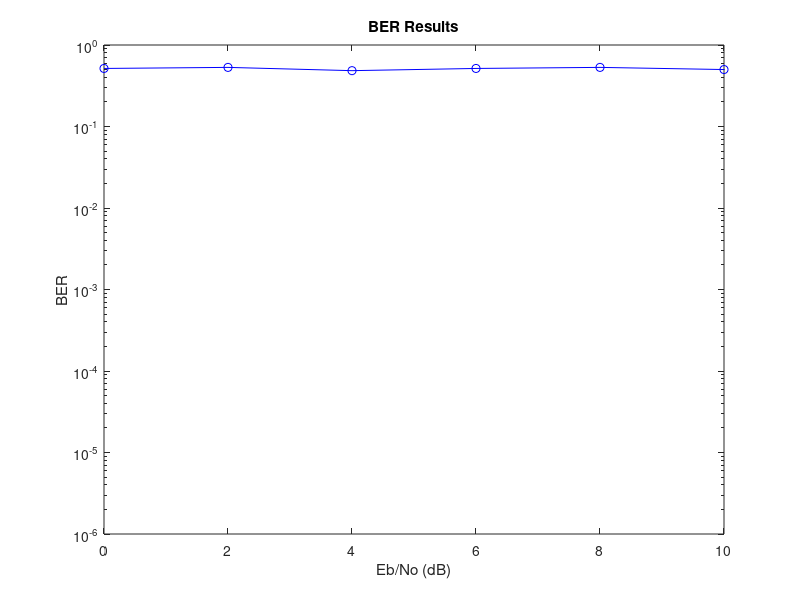

This chart was generated by the following MATLAB code:
% mPSK-16QAM modulation
% MATLAB R2018a

clc;
clear all;
close all;

m = 2; % PSK modulation 


m_PSK = [2 4 8 16];
modulation = 'PSK'; %The type of the modulation 'PSK' or '16-QAM'

%execute for all PSK modulations (2,4,8,16)

% for z = 1:length(m_PSK)
% m = m_PSK(z);   


Tb = 1;   
Eb = 1;
N = log2(m)*64; %number of bit in the input
bits = randi([0 1],1,N); %random 0s and 1s with equal probability 
Ts = Tb*log2(m); %period of symbols
Rs = 1/Ts; %Symbol Rate
OS = 1; %OVERSAMPLING rate
SNR_db = [0:2:12]; %SNR in db



%variance and SNRlinear for each SNRdb
for n=1:length(SNR_db)
    SNR(n) = 10.^(SNR_db(n)/10);
    variance(n) = 1/SNR(n);
    N0(n) = 2*variance(n);
end

%contellation look up tables
%lut(n) contains the complex number
%and lut_b(n) contains lut(n)'s 
%binary encoding
if modulation == 'PSK'
    if m == 2
        lut = [1 -1];
        lut_b = [1 ; 0];
    elseif m == 4
        lut = [1+1i -1+1i -1-1i 1-1i];
        dec = [0:1:m-1];
        lut_b = de2bi(dec,'left-msb');
    else
        %find the phase of the modulation
        %then create polar coordinates
        %convert them to cartesian and 
        %finally create mPSK constelation 
        phase = 2*pi/m;
        theta = [0:phase:2*pi];
        r = sqrt(Eb);
        [x1,y1] = pol2cart(theta,r);
        lut = [x1 + y1*1i];
        lut = lut(1:end-1);
        dec = [0:1:m-1];
        lut_b = de2bi(dec,'left-msb');

    end
 elseif modulation == 'QAM'
    m = 16;
    Ts = Tb*log2(m); 
    Rs = 1/Ts; 
    dec = [0:1:15];
    lut(1) = [-3*sqrt(Eb) + 3*sqrt(Eb)*1i]; 
    lut(2) = [-1*sqrt(Eb) + 3*sqrt(Eb)*1i];
    lut(3) = [-1*sqrt(Eb) + 1*sqrt(Eb)*1i];
    lut(4) = [-3*sqrt(Eb) + 1*sqrt(Eb)*1i];
    lut(5) = [1*sqrt(Eb) + 3*sqrt(Eb)*1i];
    lut(6) = [3*sqrt(Eb) + 3*sqrt(Eb)*1i];
    lut(7) = [3*sqrt(Eb) + 1*sqrt(Eb)*1i];
    lut(8) = [1*sqrt(Eb) + 1*sqrt(Eb)*1i];
    lut(9) = [1*sqrt(Eb) - 1*sqrt(Eb)*1i];
    lut(10) = [3*sqrt(Eb) - 1*sqrt(Eb)*1i];
    lut(11) = [3*sqrt(Eb) - 3*sqrt(Eb)*1i];
    lut(12) = [1*sqrt(Eb) - 3*sqrt(Eb)*1i];
    lut(13) = [-3*sqrt(Eb) - 1*sqrt(Eb)*1i];
    lut(14) = [-1*sqrt(Eb) - 1*sqrt(Eb)*1i];
    lut(15) = [-1*sqrt(Eb) - 3*sqrt(Eb)*1i];
    lut(16) = [-3*sqrt(Eb) - 3*sqrt(Eb)*1i];
    lut_b = de2bi(dec,'left-msb');
end


    
% %     change input depending on the
% %     number of bits by adding 0s to
% %     the end of input string
% %     example:we have 8PSK and
% %     input=01-> input=010
% %     R = rem(length(slot),log2(m));
% %     input = slot;
% %     if R~=0
% %         for n=R: log2(m)-1
% %             input = [input 0];
% %         end
% %     end

    %%%%%%%%%% SYMBOL ENCODER %%%%%%%%%%

    %find the group of 0s and 1s depending on the modulation
    symbols_b = [];
    for n=0: length(bits)/log2(m)-1
        symb = bits([n*log2(m)+1:(n+1)*log2(m)]); 
        symbols_b = [symbols_b ;symb];   
    end


    %create symbols in complex form
    X = [];
    for n =1: size(symbols_b,1)
        j = find(ismember(lut_b,symbols_b(n,:),'rows'));
        X = [X lut(j)];
    end

    
    
    %%%%%%%%%% IDFT %%%%%%%%%%
    X1 = fftshift(real(X));
    X2 = fftshift(imag(X));
    x1 = ifft(X1);
    x2 = ifft(X2);
    x = x1 + x2*1i;
    
        
    
    %%%%%%%%%% Tx FILTER %%%%%%%%%%

    Tx = ones(1,OS);%filter creation

    s1 = [];
    s2 = [];
    %convolution of bits(encoded) with Ts filter
    for(n=1:1:length(x))
        b = conv(real(x(n)),Tx);
        c = conv(imag(x(n)),Tx);
        s1 = [s1 b]; % real part samples
        s2 = [s2 c]; % imaginary part samples
    end
    
    x_n = s1 + s2*1i;%After Tx convolution

    %%%%%%%%%% Add cyclic prefix %%%%%%%%%%
    cp = 16;
    k = 0;
    for n=length(x_n)+1:1:length(x_n)+cp
        k = k+1;
        x_n(n) = x_n(k);
    end
    

    %%%%%%%%%% LTI %%%%%%%%%%
    h = [0.9 + 0.9*1i 0.6 + 0.6*1i 0.3 + 0.3*1i];   
    y0 = cconv(x_n,h);
    v = zeros(1,61);
    h = [h v];
    
    
    %%%%%%%%%% AWGN %%%%%%%%%%
   

    w = [];
    % %values of AWGN and after add it to the signal
    for n=1: length(variance)
        w(n,:) = sqrt(variance(n))*(randn(length(y0),1) + randn(length(y0),1)*1i);
        y(n,:) = y0 + w(n,:); 
    end
    
    %%remove cyclic prefix %%
    for n=1:length(variance)
        y1(n,1:64) = y(n,1:64);
    end
    
    %%%%%%%%%% DFT %%%%%%%%%%
    for n=1:length(variance)
        Y1(n,:) = fftshift(real(y1(n,:)));
        Y2(n,:) = fftshift(imag(y1(n,:)));
        Y1(n,:) = fft(Y1(n,:));
        Y2(n,:) = fft(Y2(n,:));
        Y(n,:) = Y1(n,:)+Y2(n,:)*1i;
    end
    
    %%%%%%%%%% Equalizer/Channel inversion %%%%%%%%%%
    H = fft(h);
    
    for n=1:length(variance)
        for k=1:length(H)
            Y0(n,k) = Y(n,k)/H(k);
        end
    end
    
    %%%%%%%%% Decision Device %%%%%%%%%%

    d_sampled = Y0;
    d = [];

    %for all the values of variance create d[n] the output of Decision device
    for n=1: length(variance)

        output = [];
        %Go through all the sampled values in the first for loop
        %then loop in the look up tables find the nearest complex symbol
        %and give the binary value depending on the complex number of the
        %constellation
        %Maximum Likelihood Detector
        for k=1:length(d_sampled(n,:))

            dis_min = 1000;

            for l=1: length(lut)
                distance = norm(lut(l) - d_sampled(n,k));

                if distance< dis_min
                    dis_min = distance;
                    dis(n,k) = distance;
                    pos(n,k) = l;
                    j = l;
                end

            end
            output = [output lut_b(j,:)];

        end
        d(n,:) = output;
    end

    

%count of the wrong bits at the output of the system
    error_counts = [];
    for n=1:length(variance)
        c=0;
        for k=1:length(bits)
            if  bits(k)~=d(n,k) %%xor(bits(k),d(n,k))
                c=c+1;
            end
        end
        error_counts(n) = c;
        %BER_vector(z,n) = error_counts(n)/N;
        BER_test(n) = error_counts(n)/N;
    end
  
    
% end   %big for end
BER_theory = qfunc(sqrt(2*SNR));

figure(1);
sem1 = semilogy(SNR_db, BER_test, 'bo-');
% hold on;
% sem2 = semilogy(SNR_db,BER_vector(1,:),'rx-');
% hold on;
% sem3 = semilogy(SNR_db, BER_vector(2,:), 'g*-');
% hold on;
% sem4 = semilogy(SNR_db, BER_vector(3,:), 'k>-');
% hold on;
% sem5 = semilogy(SNR_db, BER_vector(4,:), 'm^-');
% grid on;
% legend([sem1(1),sem2(1),sem3(1),sem4(1),sem5(1)],'BPSK theory','BPSK - uncoded - AWGN','QPSK - uncoded - AWGN','8-PSK - uncoded - AWGN','16-PSK - uncoded - AWGN')
title('BER Results');
xlabel('Eb/No (dB)');
ylabel('BER');
axis([0 10 10^-6 1]);     
